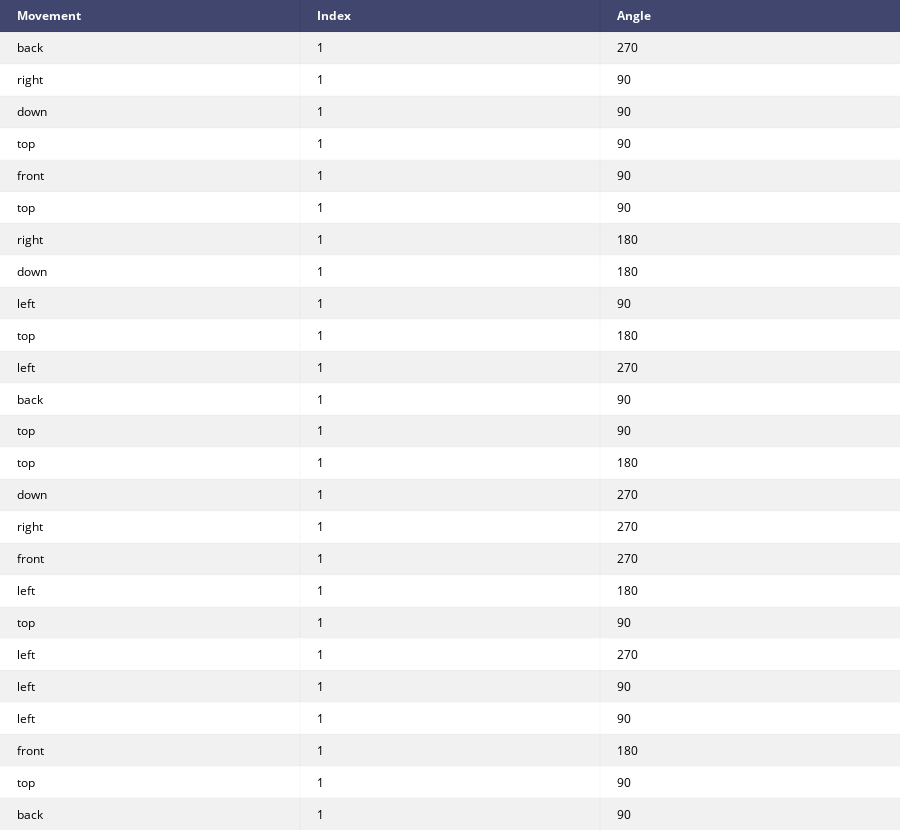
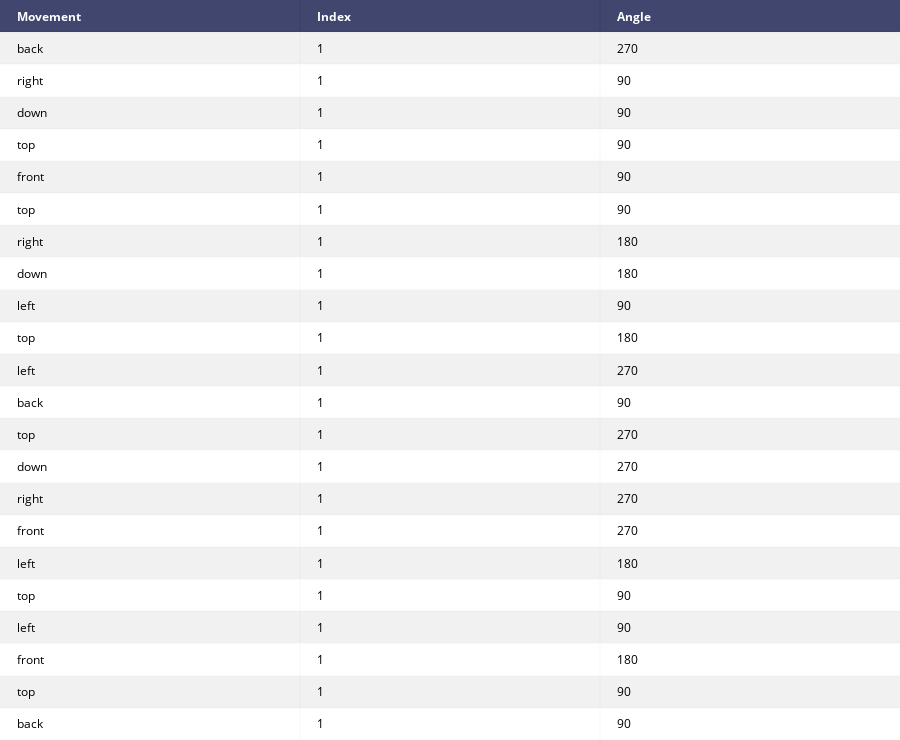

Source (notebook cell) for these figures, in order:
### Code cell
"""This jupyter notebook section provides a sample usage of the protocol."""

import math
import plotly.figure_factory as ff
import content.helper.helper as helper
from plotly.offline import init_notebook_mode, iplot
from content.encryption.encryption import Encryption
from content.analyzers.key_analyzer import KeyAnalyzer

# Init the notebook for usage of Plotly.
init_notebook_mode(connected=True)

# Ask user for a message to encrypt and the desired cube side length.
message = input("Please type in the message you want to encrypt.\n")
cube_side_length = int(input("\nPlease type in the desired cube side length.\n"))

# Initialize the protocol.
protocol = Encryption(message=message, cube_side_length=cube_side_length)

# Print the layout of the cube.
print("\nThe layout of the desired cube is: ")
print(helper.get_cube_layout(cube_side_length=cube_side_length))

# Ask the user for a desired key length and then generate the key.
key_length = int(input("\nPlease type in the desired key length.\n"))
key = helper.generate_random_keys(
    length=key_length, max_index=math.floor(cube_side_length / 2)
)

# Print the random generated key.
print("\nThe random generated key is: ")
iplot(ff.create_table(helper.get_key_table(key=key)))

# Perform the key analyzing and print the new key again.
key = KeyAnalyzer(key=key).analyze()
print(f"\nThe reduced key has length of {len(key)}, and it is: ")
iplot(ff.create_table(helper.get_key_table(key=key)))

# Show user the current binary (The one after XOR operation).
print(f"\nThe plain-text in binary padded is: \n{protocol.get_current_binary()}\n")

# Encrypt the message based on the given key and show the encrypted binary.
protocol.encrypt(key=key)
print(f"\nThe cipher-text in binary is: \n{protocol.get_current_binary()}\n")

# Decrypt the message and show the plain-text recovered.
print(f"\nThe decrypted message is: {protocol.get_decrypted_str()}")

### Figure 1 — Plotly figure (JSON) as saved in the notebook; plotly's stock layout.template omitted (floating-point values rounded to 4 significant figures)
{"data": [{"colorscale": [[0, "#00083e"], [0.5, "#ededee"], [1, "#ffffff"]], "hoverinfo": "none", "opacity": 0.75, "showscale": false, "type": "heatmap", "uid": "d358ab28-a618-45f7-bed2-650f843e6962", "z": [[0, 0, 0], [0.5, 0.5, 0.5], [1, 1, 1], [0.5, 0.5, 0.5], [1, 1, 1], [0.5, 0.5, 0.5], [1, 1, 1], [0.5, 0.5, 0.5], [1, 1, 1], [0.5, 0.5, 0.5], [1, 1, 1], [0.5, 0.5, 0.5], [1, 1, 1], [0.5, 0.5, 0.5], [1, 1, 1], [0.5, 0.5, 0.5], [1, 1, 1], [0.5, 0.5, 0.5], [1, 1, 1], [0.5, 0.5, 0.5], [1, 1, 1], [0.5, 0.5, 0.5], [1, 1, 1], [0.5, 0.5, 0.5], [1, 1, 1], [0.5, 0.5, 0.5]]}], "layout": {"annotations": [{"align": "left", "font": {"color": "#ffffff"}, "showarrow": false, "text": "<b>Movement</b>", "x": -0.45, "xanchor": "left", "xref": "x", "y": 0, "yref": "y"}, {"align": "left", "font": {"color": "#ffffff"}, "showarrow": false, "text": "<b>Index</b>", "x": 0.55, "xanchor": "left", "xref": "x", "y": 0, "yref": "y"}, {"align": "left", "font": {"color": "#ffffff"}, "showarrow": false, "text": "<b>Angle</b>", "x": 1.55, "xanchor": "left", "xref": "x", "y": 0, "yref": "y"}, {"align": "left", "font": {"color": "#000000"}, "showarrow": false, "text": "back", "x": -0.45, "xanchor": "left", "xref": "x", "y": 1, "yref": "y"}, {"align": "left", "font": {"color": "#000000"}, "showarrow": false, "text": "1", "x": 0.55, "xanchor": "left", "xref": "x", "y": 1, "yref": "y"}, {"align": "left", "font": {"color": "#000000"}, "showarrow": false, "text": "270", "x": 1.55, "xanchor": "left", "xref": "x", "y": 1, "yref": "y"}, {"align": "left", "font": {"color": "#000000"}, "showarrow": false, "text": "right", "x": -0.45, "xanchor": "left", "xref": "x", "y": 2, "yref": "y"}, {"align": "left", "font": {"color": "#000000"}, "showarrow": false, "text": "1", "x": 0.55, "xanchor": "left", "xref": "x", "y": 2, "yref": "y"}, {"align": "left", "font": {"color": "#000000"}, "showarrow": false, "text": "90", "x": 1.55, "xanchor": "left", "xref": "x", "y": 2, "yref": "y"}, {"align": "left", "font": {"color": "#000000"}, "showarrow": false, "text": "down", "x": -0.45, "xanchor": "left", "xref": "x", "y": 3, "yref": "y"}, {"align": "left", "font": {"color": "#000000"}, "showarrow": false, "text": "1", "x": 0.55, "xanchor": "left", "xref": "x", "y": 3, "yref": "y"}, {"align": "left", "font": {"color": "#000000"}, "showarrow": false, "text": "90", "x": 1.55, "xanchor": "left", "xref": "x", "y": 3, "yref": "y"}, {"align": "left", "font": {"color": "#000000"}, "showarrow": false, "text": "top", "x": -0.45, "xanchor": "left", "xref": "x", "y": 4, "yref": "y"}, {"align": "left", "font": {"color": "#000000"}, "showarrow": false, "text": "1", "x": 0.55, "xanchor": "left", "xref": "x", "y": 4, "yref": "y"}, {"align": "left", "font": {"color": "#000000"}, "showarrow": false, "text": "90", "x": 1.55, "xanchor": "left", "xref": "x", "y": 4, "yref": "y"}, {"align": "left", "font": {"color": "#000000"}, "showarrow": false, "text": "front", "x": -0.45, "xanchor": "left", "xref": "x", "y": 5, "yref": "y"}, {"align": "left", "font": {"color": "#000000"}, "showarrow": false, "text": "1", "x": 0.55, "xanchor": "left", "xref": "x", "y": 5, "yref": "y"}, {"align": "left", "font": {"color": "#000000"}, "showarrow": false, "text": "90", "x": 1.55, "xanchor": "left", "xref": "x", "y": 5, "yref": "y"}, {"align": "left", "font": {"color": "#000000"}, "showarrow": false, "text": "top", "x": -0.45, "xanchor": "left", "xref": "x", "y": 6, "yref": "y"}, {"align": "left", "font": {"color": "#000000"}, "showarrow": false, "text": "1", "x": 0.55, "xanchor": "left", "xref": "x", "y": 6, "yref": "y"}, {"align": "left", "font": {"color": "#000000"}, "showarrow": false, "text": "90", "x": 1.55, "xanchor": "left", "xref": "x", "y": 6, "yref": "y"}, {"align": "left", "font": {"color": "#000000"}, "showarrow": false, "text": "right", "x": -0.45, "xanchor": "left", "xref": "x", "y": 7, "yref": "y"}, {"align": "left", "font": {"color": "#000000"}, "showarrow": false, "text": "1", "x": 0.55, "xanchor": "left", "xref": "x", "y": 7, "yref": "y"}, {"align": "left", "font": {"color": "#000000"}, "showarrow": false, "text": "180", "x": 1.55, "xanchor": "left", "xref": "x", "y": 7, "yref": "y"}, {"align": "left", "font": {"color": "#000000"}, "showarrow": false, "text": "down", "x": -0.45, "xanchor": "left", "xref": "x", "y": 8, "yref": "y"}, {"align": "left", "font": {"color": "#000000"}, "showarrow": false, "text": "1", "x": 0.55, "xanchor": "left", "xref": "x", "y": 8, "yref": "y"}, {"align": "left", "font": {"color": "#000000"}, "showarrow": false, "text": "180", "x": 1.55, "xanchor": "left", "xref": "x", "y": 8, "yref": "y"}, {"align": "left", "font": {"color": "#000000"}, "showarrow": false, "text": "left", "x": -0.45, "xanchor": "left", "xref": "x", "y": 9, "yref": "y"}, {"align": "left", "font": {"color": "#000000"}, "showarrow": false, "text": "1", "x": 0.55, "xanchor": "left", "xref": "x", "y": 9, "yref": "y"}, {"align": "left", "font": {"color": "#000000"}, "showarrow": false, "text": "90", "x": 1.55, "xanchor": "left", "xref": "x", "y": 9, "yref": "y"}, {"align": "left", "font": {"color": "#000000"}, "showarrow": false, "text": "top", "x": -0.45, "xanchor": "left", "xref": "x", "y": 10, "yref": "y"}, {"align": "left", "font": {"color": "#000000"}, "showarrow": false, "text": "1", "x": 0.55, "xanchor": "left", "xref": "x", "y": 10, "yref": "y"}, {"align": "left", "font": {"color": "#000000"}, "showarrow": false, "text": "180", "x": 1.55, "xanchor": "left", "xref": "x", "y": 10, "yref": "y"}, {"align": "left", "font": {"color": "#000000"}, "showarrow": false, "text": "left", "x": -0.45, "xanchor": "left", "xref": "x", "y": 11, "yref": "y"}, {"align": "left", "font": {"color": "#000000"}, "showarrow": false, "text": "1", "x": 0.55, "xanchor": "left", "xref": "x", "y": 11, "yref": "y"}, {"align": "left", "font": {"color": "#000000"}, "showarrow": false, "text": "270", "x": 1.55, "xanchor": "left", "xref": "x", "y": 11, "yref": "y"}, {"align": "left", "font": {"color": "#000000"}, "showarrow": false, "text": "back", "x": -0.45, "xanchor": "left", "xref": "x", "y": 12, "yref": "y"}, {"align": "left", "font": {"color": "#000000"}, "showarrow": false, "text": "1", "x": 0.55, "xanchor": "left", "xref": "x", "y": 12, "yref": "y"}, {"align": "left", "font": {"color": "#000000"}, "showarrow": false, "text": "90", "x": 1.55, "xanchor": "left", "xref": "x", "y": 12, "yref": "y"}, {"align": "left", "font": {"color": "#000000"}, "showarrow": false, "text": "top", "x": -0.45, "xanchor": "left", "xref": "x", "y": 13, "yref": "y"}, {"align": "left", "font": {"color": "#000000"}, "showarrow": false, "text": "1", "x": 0.55, "xanchor": "left", "xref": "x", "y": 13, "yref": "y"}, {"align": "left", "font": {"color": "#000000"}, "showarrow": false, "text": "90", "x": 1.55, "xanchor": "left", "xref": "x", "y": 13, "yref": "y"}, {"align": "left", "font": {"color": "#000000"}, "showarrow": false, "text": "top", "x": -0.45, "xanchor": "left", "xref": "x", "y": 14, "yref": "y"}, {"align": "left", "font": {"color": "#000000"}, "showarrow": false, "text": "1", "x": 0.55, "xanchor": "left", "xref": "x", "y": 14, "yref": "y"}, {"align": "left", "font": {"color": "#000000"}, "showarrow": false, "text": "180", "x": 1.55, "xanchor": "left", "xref": "x", "y": 14, "yref": "y"}, {"align": "left", "font": {"color": "#000000"}, "showarrow": false, "text": "down", "x": -0.45, "xanchor": "left", "xref": "x", "y": 15, "yref": "y"}, {"align": "left", "font": {"color": "#000000"}, "showarrow": false, "text": "1", "x": 0.55, "xanchor": "left", "xref": "x", "y": 15, "yref": "y"}, {"align": "left", "font": {"color": "#000000"}, "showarrow": false, "text": "270", "x": 1.55, "xanchor": "left", "xref": "x", "y": 15, "yref": "y"}, {"align": "left", "font": {"color": "#000000"}, "showarrow": false, "text": "right", "x": -0.45, "xanchor": "left", "xref": "x", "y": 16, "yref": "y"}, {"align": "left", "font": {"color": "#000000"}, "showarrow": false, "text": "1", "x": 0.55, "xanchor": "left", "xref": "x", "y": 16, "yref": "y"}, {"align": "left", "font": {"color": "#000000"}, "showarrow": false, "text": "270", "x": 1.55, "xanchor": "left", "xref": "x", "y": 16, "yref": "y"}, {"align": "left", "font": {"color": "#000000"}, "showarrow": false, "text": "front", "x": -0.45, "xanchor": "left", "xref": "x", "y": 17, "yref": "y"}, {"align": "left", "font": {"color": "#000000"}, "showarrow": false, "text": "1", "x": 0.55, "xanchor": "left", "xref": "x", "y": 17, "yref": "y"}, {"align": "left", "font": {"color": "#000000"}, "showarrow": false, "text": "270", "x": 1.55, "xanchor": "left", "xref": "x", "y": 17, "yref": "y"}, {"align": "left", "font": {"color": "#000000"}, "showarrow": false, "text": "left", "x": -0.45, "xanchor": "left", "xref": "x", "y": 18, "yref": "y"}, {"align": "left", "font": {"color": "#000000"}, "showarrow": false, "text": "1", "x": 0.55, "xanchor": "left", "xref": "x", "y": 18, "yref": "y"}, {"align": "left", "font": {"color": "#000000"}, "showarrow": false, "text": "180", "x": 1.55, "xanchor": "left", "xref": "x", "y": 18, "yref": "y"}, {"align": "left", "font": {"color": "#000000"}, "showarrow": false, "text": "top", "x": -0.45, "xanchor": "left", "xref": "x", "y": 19, "yref": "y"}, {"align": "left", "font": {"color": "#000000"}, "showarrow": false, "text": "1", "x": 0.55, "xanchor": "left", "xref": "x", "y": 19, "yref": "y"}, {"align": "left", "font": {"color": "#000000"}, "showarrow": false, "text": "90", "x": 1.55, "xanchor": "left", "xref": "x", "y": 19, "yref": "y"}, {"align": "left", "font": {"color": "#000000"}, "showarrow": false, "text": "left", "x": -0.45, "xanchor": "left", "xref": "x", "y": 20, "yref": "y"}, {"align": "left", "font": {"color": "#000000"}, "showarrow": false, "text": "1", "x": 0.55, "xanchor": "left", "xref": "x", "y": 20, "yref": "y"}, {"align": "left", "font": {"color": "#000000"}, "showarrow": false, "text": "270", "x": 1.55, "xanchor": "left", "xref": "x", "y": 20, "yref": "y"}, {"align": "left", "font": {"color": "#000000"}, "showarrow": false, "text": "left", "x": -0.45, "xanchor": "left", "xref": "x", "y": 21, "yref": "y"}, {"align": "left", "font": {"color": "#000000"}, "showarrow": false, "text": "1", "x": 0.55, "xanchor": "left", "xref": "x", "y": 21, "yref": "y"}, {"align": "left", "font": {"color": "#000000"}, "showarrow": false, "text": "90", "x": 1.55, "xanchor": "left", "xref": "x", "y": 21, "yref": "y"}, {"align": "left", "font": {"color": "#000000"}, "showarrow": false, "text": "left", "x": -0.45, "xanchor": "left", "xref": "x", "y": 22, "yref": "y"}, {"align": "left", "font": {"color": "#000000"}, "showarrow": false, "text": "1", "x": 0.55, "xanchor": "left", "xref": "x", "y": 22, "yref": "y"}, {"align": "left", "font": {"color": "#000000"}, "showarrow": false, "text": "90", "x": 1.55, "xanchor": "left", "xref": "x", "y": 22, "yref": "y"}, {"align": "left", "font": {"color": "#000000"}, "showarrow": false, "text": "front", "x": -0.45, "xanchor": "left", "xref": "x", "y": 23, "yref": "y"}, {"align": "left", "font": {"color": "#000000"}, "showarrow": false, "text": "1", "x": 0.55, "xanchor": "left", "xref": "x", "y": 23, "yref": "y"}, {"align": "left", "font": {"color": "#000000"}, "showarrow": false, "text": "180", "x": 1.55, "xanchor": "left", "xref": "x", "y": 23, "yref": "y"}, {"align": "left", "font": {"color": "#000000"}, "showarrow": false, "text": "top", "x": -0.45, "xanchor": "left", "xref": "x", "y": 24, "yref": "y"}, {"align": "left", "font": {"color": "#000000"}, "showarrow": false, "text": "1", "x": 0.55, "xanchor": "left", "xref": "x", "y": 24, "yref": "y"}, {"align": "left", "font": {"color": "#000000"}, "showarrow": false, "text": "90", "x": 1.55, "xanchor": "left", "xref": "x", "y": 24, "yref": "y"}, {"align": "left", "font": {"color": "#000000"}, "showarrow": false, "text": "back", "x": -0.45, "xanchor": "left", "xref": "x", "y": 25, "yref": "y"}, {"align": "left", "font": {"color": "#000000"}, "showarrow": false, "text": "1", "x": 0.55, "xanchor": "left", "xref": "x", "y": 25, "yref": "y"}, {"align": "left", "font": {"color": "#000000"}, "showarrow": false, "text": "90", "x": 1.55, "xanchor": "left", "xref": "x", "y": 25, "yref": "y"}], "height": 830, "margin": {"b": 0, "l": 0, "r": 0, "t": 0}, "xaxis": {"dtick": 1, "gridwidth": 2, "showticklabels": false, "tick0": -0.5, "ticks": "", "zeroline": false}, "yaxis": {"autorange": "reversed", "dtick": 1, "gridwidth": 2, "showticklabels": false, "tick0": 0.5, "ticks": "", "zeroline": false}}}

### Figure 2 — Plotly figure (JSON) as saved in the notebook; plotly's stock layout.template omitted (floating-point values rounded to 4 significant figures)
{"data": [{"colorscale": [[0, "#00083e"], [0.5, "#ededee"], [1, "#ffffff"]], "hoverinfo": "none", "opacity": 0.75, "showscale": false, "type": "heatmap", "uid": "4cc933bc-fdc6-40dd-87c9-761b1904b7d4", "z": [[0, 0, 0], [0.5, 0.5, 0.5], [1, 1, 1], [0.5, 0.5, 0.5], [1, 1, 1], [0.5, 0.5, 0.5], [1, 1, 1], [0.5, 0.5, 0.5], [1, 1, 1], [0.5, 0.5, 0.5], [1, 1, 1], [0.5, 0.5, 0.5], [1, 1, 1], [0.5, 0.5, 0.5], [1, 1, 1], [0.5, 0.5, 0.5], [1, 1, 1], [0.5, 0.5, 0.5], [1, 1, 1], [0.5, 0.5, 0.5], [1, 1, 1], [0.5, 0.5, 0.5], [1, 1, 1]]}], "layout": {"annotations": [{"align": "left", "font": {"color": "#ffffff"}, "showarrow": false, "text": "<b>Movement</b>", "x": -0.45, "xanchor": "left", "xref": "x", "y": 0, "yref": "y"}, {"align": "left", "font": {"color": "#ffffff"}, "showarrow": false, "text": "<b>Index</b>", "x": 0.55, "xanchor": "left", "xref": "x", "y": 0, "yref": "y"}, {"align": "left", "font": {"color": "#ffffff"}, "showarrow": false, "text": "<b>Angle</b>", "x": 1.55, "xanchor": "left", "xref": "x", "y": 0, "yref": "y"}, {"align": "left", "font": {"color": "#000000"}, "showarrow": false, "text": "back", "x": -0.45, "xanchor": "left", "xref": "x", "y": 1, "yref": "y"}, {"align": "left", "font": {"color": "#000000"}, "showarrow": false, "text": "1", "x": 0.55, "xanchor": "left", "xref": "x", "y": 1, "yref": "y"}, {"align": "left", "font": {"color": "#000000"}, "showarrow": false, "text": "270", "x": 1.55, "xanchor": "left", "xref": "x", "y": 1, "yref": "y"}, {"align": "left", "font": {"color": "#000000"}, "showarrow": false, "text": "right", "x": -0.45, "xanchor": "left", "xref": "x", "y": 2, "yref": "y"}, {"align": "left", "font": {"color": "#000000"}, "showarrow": false, "text": "1", "x": 0.55, "xanchor": "left", "xref": "x", "y": 2, "yref": "y"}, {"align": "left", "font": {"color": "#000000"}, "showarrow": false, "text": "90", "x": 1.55, "xanchor": "left", "xref": "x", "y": 2, "yref": "y"}, {"align": "left", "font": {"color": "#000000"}, "showarrow": false, "text": "down", "x": -0.45, "xanchor": "left", "xref": "x", "y": 3, "yref": "y"}, {"align": "left", "font": {"color": "#000000"}, "showarrow": false, "text": "1", "x": 0.55, "xanchor": "left", "xref": "x", "y": 3, "yref": "y"}, {"align": "left", "font": {"color": "#000000"}, "showarrow": false, "text": "90", "x": 1.55, "xanchor": "left", "xref": "x", "y": 3, "yref": "y"}, {"align": "left", "font": {"color": "#000000"}, "showarrow": false, "text": "top", "x": -0.45, "xanchor": "left", "xref": "x", "y": 4, "yref": "y"}, {"align": "left", "font": {"color": "#000000"}, "showarrow": false, "text": "1", "x": 0.55, "xanchor": "left", "xref": "x", "y": 4, "yref": "y"}, {"align": "left", "font": {"color": "#000000"}, "showarrow": false, "text": "90", "x": 1.55, "xanchor": "left", "xref": "x", "y": 4, "yref": "y"}, {"align": "left", "font": {"color": "#000000"}, "showarrow": false, "text": "front", "x": -0.45, "xanchor": "left", "xref": "x", "y": 5, "yref": "y"}, {"align": "left", "font": {"color": "#000000"}, "showarrow": false, "text": "1", "x": 0.55, "xanchor": "left", "xref": "x", "y": 5, "yref": "y"}, {"align": "left", "font": {"color": "#000000"}, "showarrow": false, "text": "90", "x": 1.55, "xanchor": "left", "xref": "x", "y": 5, "yref": "y"}, {"align": "left", "font": {"color": "#000000"}, "showarrow": false, "text": "top", "x": -0.45, "xanchor": "left", "xref": "x", "y": 6, "yref": "y"}, {"align": "left", "font": {"color": "#000000"}, "showarrow": false, "text": "1", "x": 0.55, "xanchor": "left", "xref": "x", "y": 6, "yref": "y"}, {"align": "left", "font": {"color": "#000000"}, "showarrow": false, "text": "90", "x": 1.55, "xanchor": "left", "xref": "x", "y": 6, "yref": "y"}, {"align": "left", "font": {"color": "#000000"}, "showarrow": false, "text": "right", "x": -0.45, "xanchor": "left", "xref": "x", "y": 7, "yref": "y"}, {"align": "left", "font": {"color": "#000000"}, "showarrow": false, "text": "1", "x": 0.55, "xanchor": "left", "xref": "x", "y": 7, "yref": "y"}, {"align": "left", "font": {"color": "#000000"}, "showarrow": false, "text": "180", "x": 1.55, "xanchor": "left", "xref": "x", "y": 7, "yref": "y"}, {"align": "left", "font": {"color": "#000000"}, "showarrow": false, "text": "down", "x": -0.45, "xanchor": "left", "xref": "x", "y": 8, "yref": "y"}, {"align": "left", "font": {"color": "#000000"}, "showarrow": false, "text": "1", "x": 0.55, "xanchor": "left", "xref": "x", "y": 8, "yref": "y"}, {"align": "left", "font": {"color": "#000000"}, "showarrow": false, "text": "180", "x": 1.55, "xanchor": "left", "xref": "x", "y": 8, "yref": "y"}, {"align": "left", "font": {"color": "#000000"}, "showarrow": false, "text": "left", "x": -0.45, "xanchor": "left", "xref": "x", "y": 9, "yref": "y"}, {"align": "left", "font": {"color": "#000000"}, "showarrow": false, "text": "1", "x": 0.55, "xanchor": "left", "xref": "x", "y": 9, "yref": "y"}, {"align": "left", "font": {"color": "#000000"}, "showarrow": false, "text": "90", "x": 1.55, "xanchor": "left", "xref": "x", "y": 9, "yref": "y"}, {"align": "left", "font": {"color": "#000000"}, "showarrow": false, "text": "top", "x": -0.45, "xanchor": "left", "xref": "x", "y": 10, "yref": "y"}, {"align": "left", "font": {"color": "#000000"}, "showarrow": false, "text": "1", "x": 0.55, "xanchor": "left", "xref": "x", "y": 10, "yref": "y"}, {"align": "left", "font": {"color": "#000000"}, "showarrow": false, "text": "180", "x": 1.55, "xanchor": "left", "xref": "x", "y": 10, "yref": "y"}, {"align": "left", "font": {"color": "#000000"}, "showarrow": false, "text": "left", "x": -0.45, "xanchor": "left", "xref": "x", "y": 11, "yref": "y"}, {"align": "left", "font": {"color": "#000000"}, "showarrow": false, "text": "1", "x": 0.55, "xanchor": "left", "xref": "x", "y": 11, "yref": "y"}, {"align": "left", "font": {"color": "#000000"}, "showarrow": false, "text": "270", "x": 1.55, "xanchor": "left", "xref": "x", "y": 11, "yref": "y"}, {"align": "left", "font": {"color": "#000000"}, "showarrow": false, "text": "back", "x": -0.45, "xanchor": "left", "xref": "x", "y": 12, "yref": "y"}, {"align": "left", "font": {"color": "#000000"}, "showarrow": false, "text": "1", "x": 0.55, "xanchor": "left", "xref": "x", "y": 12, "yref": "y"}, {"align": "left", "font": {"color": "#000000"}, "showarrow": false, "text": "90", "x": 1.55, "xanchor": "left", "xref": "x", "y": 12, "yref": "y"}, {"align": "left", "font": {"color": "#000000"}, "showarrow": false, "text": "top", "x": -0.45, "xanchor": "left", "xref": "x", "y": 13, "yref": "y"}, {"align": "left", "font": {"color": "#000000"}, "showarrow": false, "text": "1", "x": 0.55, "xanchor": "left", "xref": "x", "y": 13, "yref": "y"}, {"align": "left", "font": {"color": "#000000"}, "showarrow": false, "text": "270", "x": 1.55, "xanchor": "left", "xref": "x", "y": 13, "yref": "y"}, {"align": "left", "font": {"color": "#000000"}, "showarrow": false, "text": "down", "x": -0.45, "xanchor": "left", "xref": "x", "y": 14, "yref": "y"}, {"align": "left", "font": {"color": "#000000"}, "showarrow": false, "text": "1", "x": 0.55, "xanchor": "left", "xref": "x", "y": 14, "yref": "y"}, {"align": "left", "font": {"color": "#000000"}, "showarrow": false, "text": "270", "x": 1.55, "xanchor": "left", "xref": "x", "y": 14, "yref": "y"}, {"align": "left", "font": {"color": "#000000"}, "showarrow": false, "text": "right", "x": -0.45, "xanchor": "left", "xref": "x", "y": 15, "yref": "y"}, {"align": "left", "font": {"color": "#000000"}, "showarrow": false, "text": "1", "x": 0.55, "xanchor": "left", "xref": "x", "y": 15, "yref": "y"}, {"align": "left", "font": {"color": "#000000"}, "showarrow": false, "text": "270", "x": 1.55, "xanchor": "left", "xref": "x", "y": 15, "yref": "y"}, {"align": "left", "font": {"color": "#000000"}, "showarrow": false, "text": "front", "x": -0.45, "xanchor": "left", "xref": "x", "y": 16, "yref": "y"}, {"align": "left", "font": {"color": "#000000"}, "showarrow": false, "text": "1", "x": 0.55, "xanchor": "left", "xref": "x", "y": 16, "yref": "y"}, {"align": "left", "font": {"color": "#000000"}, "showarrow": false, "text": "270", "x": 1.55, "xanchor": "left", "xref": "x", "y": 16, "yref": "y"}, {"align": "left", "font": {"color": "#000000"}, "showarrow": false, "text": "left", "x": -0.45, "xanchor": "left", "xref": "x", "y": 17, "yref": "y"}, {"align": "left", "font": {"color": "#000000"}, "showarrow": false, "text": "1", "x": 0.55, "xanchor": "left", "xref": "x", "y": 17, "yref": "y"}, {"align": "left", "font": {"color": "#000000"}, "showarrow": false, "text": "180", "x": 1.55, "xanchor": "left", "xref": "x", "y": 17, "yref": "y"}, {"align": "left", "font": {"color": "#000000"}, "showarrow": false, "text": "top", "x": -0.45, "xanchor": "left", "xref": "x", "y": 18, "yref": "y"}, {"align": "left", "font": {"color": "#000000"}, "showarrow": false, "text": "1", "x": 0.55, "xanchor": "left", "xref": "x", "y": 18, "yref": "y"}, {"align": "left", "font": {"color": "#000000"}, "showarrow": false, "text": "90", "x": 1.55, "xanchor": "left", "xref": "x", "y": 18, "yref": "y"}, {"align": "left", "font": {"color": "#000000"}, "showarrow": false, "text": "left", "x": -0.45, "xanchor": "left", "xref": "x", "y": 19, "yref": "y"}, {"align": "left", "font": {"color": "#000000"}, "showarrow": false, "text": "1", "x": 0.55, "xanchor": "left", "xref": "x", "y": 19, "yref": "y"}, {"align": "left", "font": {"color": "#000000"}, "showarrow": false, "text": "90", "x": 1.55, "xanchor": "left", "xref": "x", "y": 19, "yref": "y"}, {"align": "left", "font": {"color": "#000000"}, "showarrow": false, "text": "front", "x": -0.45, "xanchor": "left", "xref": "x", "y": 20, "yref": "y"}, {"align": "left", "font": {"color": "#000000"}, "showarrow": false, "text": "1", "x": 0.55, "xanchor": "left", "xref": "x", "y": 20, "yref": "y"}, {"align": "left", "font": {"color": "#000000"}, "showarrow": false, "text": "180", "x": 1.55, "xanchor": "left", "xref": "x", "y": 20, "yref": "y"}, {"align": "left", "font": {"color": "#000000"}, "showarrow": false, "text": "top", "x": -0.45, "xanchor": "left", "xref": "x", "y": 21, "yref": "y"}, {"align": "left", "font": {"color": "#000000"}, "showarrow": false, "text": "1", "x": 0.55, "xanchor": "left", "xref": "x", "y": 21, "yref": "y"}, {"align": "left", "font": {"color": "#000000"}, "showarrow": false, "text": "90", "x": 1.55, "xanchor": "left", "xref": "x", "y": 21, "yref": "y"}, {"align": "left", "font": {"color": "#000000"}, "showarrow": false, "text": "back", "x": -0.45, "xanchor": "left", "xref": "x", "y": 22, "yref": "y"}, {"align": "left", "font": {"color": "#000000"}, "showarrow": false, "text": "1", "x": 0.55, "xanchor": "left", "xref": "x", "y": 22, "yref": "y"}, {"align": "left", "font": {"color": "#000000"}, "showarrow": false, "text": "90", "x": 1.55, "xanchor": "left", "xref": "x", "y": 22, "yref": "y"}], "height": 740, "margin": {"b": 0, "l": 0, "r": 0, "t": 0}, "xaxis": {"dtick": 1, "gridwidth": 2, "showticklabels": false, "tick0": -0.5, "ticks": "", "zeroline": false}, "yaxis": {"autorange": "reversed", "dtick": 1, "gridwidth": 2, "showticklabels": false, "tick0": 0.5, "ticks": "", "zeroline": false}}}
